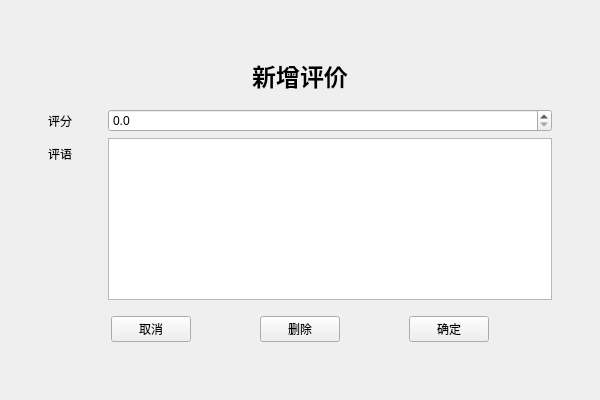
<?xml version="1.0" encoding="UTF-8"?>
<ui version="4.0">
 <class>Eva</class>
 <widget class="QMainWindow" name="Eva">
  <property name="geometry">
   <rect>
    <x>0</x>
    <y>0</y>
    <width>600</width>
    <height>400</height>
   </rect>
  </property>
  <property name="windowTitle">
   <string>新增评价</string>
  </property>
  <widget class="QWidget" name="center">
   <layout class="QVBoxLayout" name="vlay">
    <property name="leftMargin">
     <number>48</number>
    </property>
    <property name="topMargin">
     <number>48</number>
    </property>
    <property name="rightMargin">
     <number>48</number>
    </property>
    <property name="bottomMargin">
     <number>48</number>
    </property>
    <item>
     <spacer name="vsp1">
      <property name="orientation">
       <enum>Qt::Vertical</enum>
      </property>
      <property name="sizeHint" stdset="0">
       <size>
        <width>20</width>
        <height>40</height>
       </size>
      </property>
     </spacer>
    </item>
    <item>
     <layout class="QHBoxLayout" name="hlay1">
      <item>
       <widget class="QLabel" name="label1">
        <property name="font">
         <font>
          <pointsize>18</pointsize>
          <bold>true</bold>
         </font>
        </property>
        <property name="text">
         <string>新增评价</string>
        </property>
        <property name="alignment">
         <set>Qt::AlignCenter</set>
        </property>
       </widget>
      </item>
     </layout>
    </item>
    <item>
     <spacer name="vsp2">
      <property name="orientation">
       <enum>Qt::Vertical</enum>
      </property>
      <property name="sizeHint" stdset="0">
       <size>
        <width>20</width>
        <height>40</height>
       </size>
      </property>
     </spacer>
    </item>
    <item>
     <layout class="QFormLayout" name="flay">
      <property name="horizontalSpacing">
       <number>36</number>
      </property>
      <item row="1" column="0">
       <widget class="QLabel" name="label2">
        <property name="text">
         <string>评分</string>
        </property>
       </widget>
      </item>
      <item row="2" column="0">
       <widget class="QLabel" name="label3">
        <property name="text">
         <string>评语</string>
        </property>
       </widget>
      </item>
      <item row="1" column="1">
       <widget class="QDoubleSpinBox" name="spin">
        <property name="decimals">
         <number>1</number>
        </property>
        <property name="maximum">
         <double>5.000000000000000</double>
        </property>
       </widget>
      </item>
      <item row="2" column="1">
       <widget class="QPlainTextEdit" name="edit"/>
      </item>
     </layout>
    </item>
    <item>
     <spacer name="vsp3">
      <property name="orientation">
       <enum>Qt::Vertical</enum>
      </property>
      <property name="sizeHint" stdset="0">
       <size>
        <width>20</width>
        <height>40</height>
       </size>
      </property>
     </spacer>
    </item>
    <item>
     <layout class="QHBoxLayout" name="hlay2">
      <item>
       <spacer name="hsp1">
        <property name="orientation">
         <enum>Qt::Horizontal</enum>
        </property>
        <property name="sizeHint" stdset="0">
         <size>
          <width>40</width>
          <height>20</height>
         </size>
        </property>
       </spacer>
      </item>
      <item>
       <widget class="QPushButton" name="pbtn1">
        <property name="sizePolicy">
         <sizepolicy hsizetype="Fixed" vsizetype="Fixed">
          <horstretch>0</horstretch>
          <verstretch>0</verstretch>
         </sizepolicy>
        </property>
        <property name="text">
         <string>取消</string>
        </property>
       </widget>
      </item>
      <item>
       <spacer name="hsp2">
        <property name="orientation">
         <enum>Qt::Horizontal</enum>
        </property>
        <property name="sizeHint" stdset="0">
         <size>
          <width>40</width>
          <height>20</height>
         </size>
        </property>
       </spacer>
      </item>
      <item>
       <widget class="QPushButton" name="pbtn2">
        <property name="sizePolicy">
         <sizepolicy hsizetype="Fixed" vsizetype="Fixed">
          <horstretch>0</horstretch>
          <verstretch>0</verstretch>
         </sizepolicy>
        </property>
        <property name="text">
         <string>删除</string>
        </property>
       </widget>
      </item>
      <item>
       <spacer name="hsp3">
        <property name="orientation">
         <enum>Qt::Horizontal</enum>
        </property>
        <property name="sizeHint" stdset="0">
         <size>
          <width>40</width>
          <height>20</height>
         </size>
        </property>
       </spacer>
      </item>
      <item>
       <widget class="QPushButton" name="pbtn3">
        <property name="sizePolicy">
         <sizepolicy hsizetype="Fixed" vsizetype="Fixed">
          <horstretch>0</horstretch>
          <verstretch>0</verstretch>
         </sizepolicy>
        </property>
        <property name="text">
         <string>确定</string>
        </property>
       </widget>
      </item>
      <item>
       <spacer name="hsp4">
        <property name="orientation">
         <enum>Qt::Horizontal</enum>
        </property>
        <property name="sizeHint" stdset="0">
         <size>
          <width>40</width>
          <height>20</height>
         </size>
        </property>
       </spacer>
      </item>
     </layout>
    </item>
    <item>
     <spacer name="vsp4">
      <property name="orientation">
       <enum>Qt::Vertical</enum>
      </property>
      <property name="sizeHint" stdset="0">
       <size>
        <width>20</width>
        <height>40</height>
       </size>
      </property>
     </spacer>
    </item>
   </layout>
  </widget>
 </widget>
 <resources/>
 <connections/>
</ui>
